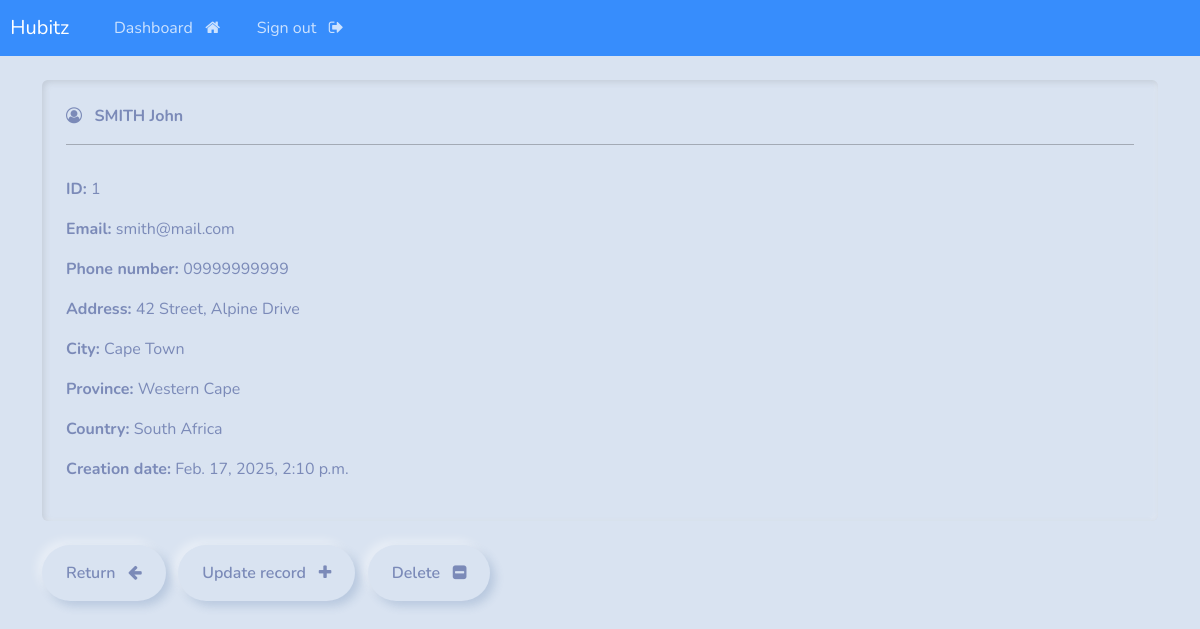
The page /record/1 (signed in) on the database its author committed.
### webapp/models.py (models this page shows, shortened)
class Record(models.Model):
    creation_date = models.DateTimeField(auto_now_add=True)
    first_name = models.CharField(max_length=100)
    last_name = models.CharField(max_length=100)
    email = models.CharField(max_length=225)
    phone = models.CharField(max_length=20)
    address = models.CharField(max_length=300)
    city = models.CharField(max_length=255)
    province = models.CharField(max_length=200)
    country = models.CharField(max_length=125)

### webapp/views.py (the view)
# urls.py: path('record/<int:pk>', views.singular_record, name="record"),
@login_required(login_url='my-login')
def singular_record(request, pk):
    all_records = Record.objects.get(id=pk)
    context = {'record':all_records}
    return render(request, 'webapp/view-record.html', context=context)

### webapp/templates/webapp/view-record.html (shortened to what this page needs)
{% extends 'webapp/base.html' %}
{% block content %}
    <div class="card">
        <div class="card-body">
            <i class="fa fa-user-circle-o" aria-hidden="true"></i> &nbsp;
            <strong>
                {{record.last_name|upper}}
                {{record.first_name}}
            </strong>
            <hr class="w-90 mx-auto my-3" style="border-top: 1px solid #000;">
            <p> <strong> ID: </strong> {{record.id}} </p>
            <p> <strong> Email: </strong> {{record.email}} </p>
            <p> <strong> Phone number: </strong> {{record.phone}} </p>
            <p> <strong> Address: </strong> {{record.address}} </p>
            <p> <strong> City: </strong> {{record.city}} </p>
            <p> <strong> Province: </strong> {{record.province}} </p>
            <p> <strong> Country: </strong> {{record.country}} </p>
            <p> <strong> Creation date: </strong> {{record.creation_date}} </p>
        </div>
    </div>
    <br>
    <a href="{% url 'dashboard' %}" class="btn btn-secondry"> Return &nbsp; <i class="fa fa-arrow-left" aria-hidden="true"></i> </a>
    <a href="{% url 'update-record' record.id %}" class="btn btn-info"> Update record &nbsp; <i class="fa fa-plus" aria-hidden="true"></i> </a>
    <a href="{% url 'delete-record' record.id %}" class="btn btn-danger"> Delete &nbsp; <i class="fa fa-minus-square" aria-hidden="true"></i> </a>
{% endblock %}

### rows shown on the page
Record: last_name "SMITH", first_name "John", id "1", email "smith@mail.com", phone "09999999999", address "42 Street, Alpine Drive", city "Cape Town", province "Western Cape", country "South Africa", creation_date "Feb. 17, 2025, 2:10 p.m."
